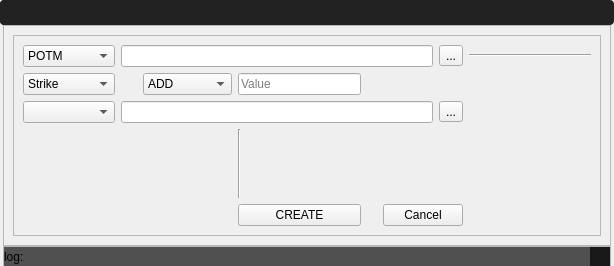
<?xml version="1.0" encoding="UTF-8"?>
<ui version="4.0">
 <class>MainWindow</class>
 <widget class="QMainWindow" name="MainWindow">
  <property name="geometry">
   <rect>
    <x>0</x>
    <y>0</y>
    <width>614</width>
    <height>266</height>
   </rect>
  </property>
  <property name="windowTitle">
   <string>MainWindow</string>
  </property>
  <property name="dockOptions">
   <set>QMainWindow::AllowNestedDocks|QMainWindow::AllowTabbedDocks|QMainWindow::AnimatedDocks|QMainWindow::ForceTabbedDocks|QMainWindow::GroupedDragging|QMainWindow::VerticalTabs</set>
  </property>
  <widget class="QWidget" name="centralwidget">
   <layout class="QGridLayout" name="gridLayout">
    <property name="leftMargin">
     <number>0</number>
    </property>
    <property name="topMargin">
     <number>0</number>
    </property>
    <property name="rightMargin">
     <number>0</number>
    </property>
    <property name="bottomMargin">
     <number>0</number>
    </property>
    <property name="horizontalSpacing">
     <number>3</number>
    </property>
    <property name="verticalSpacing">
     <number>0</number>
    </property>
    <item row="0" column="0" colspan="3">
     <widget class="QFrame" name="headerFrame">
      <property name="sizePolicy">
       <sizepolicy hsizetype="Expanding" vsizetype="Maximum">
        <horstretch>0</horstretch>
        <verstretch>0</verstretch>
       </sizepolicy>
      </property>
      <property name="minimumSize">
       <size>
        <width>0</width>
        <height>0</height>
       </size>
      </property>
      <property name="styleSheet">
       <string notr="true">/* (dot) .QFrame  fix #141, #126, #123 */
.QFrame {
background-color: #222222;
  border-radius: 4px;
  border: 0px solid transparent;

  /* No frame */
  /* HLine */
  /* HLine */
}

.QFrame[frameShape=&quot;0&quot;] {
  border-radius: 4px;
  border: 1px transparent #2d2d2d;
}

.QFrame[frameShape=&quot;4&quot;] {
  max-height: 2px;
  border: none;
  background-color: #2d2d2d;
}

.QFrame[frameShape=&quot;5&quot;] {
  max-width: 2px;
  border: none;
  background-color: #2d2d2d;
}

</string>
      </property>
      <property name="frameShape">
       <enum>QFrame::Box</enum>
      </property>
      <property name="frameShadow">
       <enum>QFrame::Sunken</enum>
      </property>
      <layout class="QGridLayout" name="gridLayout_6">
       <property name="leftMargin">
        <number>0</number>
       </property>
       <property name="topMargin">
        <number>0</number>
       </property>
       <property name="rightMargin">
        <number>0</number>
       </property>
       <property name="bottomMargin">
        <number>0</number>
       </property>
       <property name="spacing">
        <number>0</number>
       </property>
       <item row="0" column="2" alignment="Qt::AlignRight|Qt::AlignTop">
        <widget class="QFrame" name="btnframe_3">
         <property name="sizePolicy">
          <sizepolicy hsizetype="Expanding" vsizetype="Expanding">
           <horstretch>0</horstretch>
           <verstretch>0</verstretch>
          </sizepolicy>
         </property>
         <property name="minimumSize">
          <size>
           <width>0</width>
           <height>25</height>
          </size>
         </property>
         <property name="maximumSize">
          <size>
           <width>16777215</width>
           <height>25</height>
          </size>
         </property>
         <property name="styleSheet">
          <string notr="true">background-color: transparent;</string>
         </property>
         <property name="frameShape">
          <enum>QFrame::StyledPanel</enum>
         </property>
         <property name="frameShadow">
          <enum>QFrame::Raised</enum>
         </property>
         <layout class="QHBoxLayout" name="horizontalLayout_3">
          <property name="spacing">
           <number>0</number>
          </property>
          <property name="leftMargin">
           <number>0</number>
          </property>
          <property name="topMargin">
           <number>0</number>
          </property>
          <property name="rightMargin">
           <number>0</number>
          </property>
          <property name="bottomMargin">
           <number>0</number>
          </property>
          <item>
           <widget class="QPushButton" name="bt_min_3">
            <property name="sizePolicy">
             <sizepolicy hsizetype="Expanding" vsizetype="Expanding">
              <horstretch>0</horstretch>
              <verstretch>0</verstretch>
             </sizepolicy>
            </property>
            <property name="minimumSize">
             <size>
              <width>35</width>
              <height>25</height>
             </size>
            </property>
            <property name="maximumSize">
             <size>
              <width>35</width>
              <height>25</height>
             </size>
            </property>
            <property name="styleSheet">
             <string notr="true">QPushButton {
  background-color: transparent;
  border: 1px solid transparent;

}
QPushButton:hover {
  background-color: #148CD2;    
}
</string>
            </property>
            <property name="text">
             <string/>
            </property>
            <property name="icon">
             <iconset resource="C:/Users/HP/Desktop/Autotrader-Reborn2.1/Resourses/icons/icons.qrc">
              <normaloff>:/icon1/minus.svg</normaloff>:/icon1/minus.svg</iconset>
            </property>
            <property name="iconSize">
             <size>
              <width>15</width>
              <height>15</height>
             </size>
            </property>
           </widget>
          </item>
          <item>
           <widget class="QPushButton" name="bt_close_3">
            <property name="sizePolicy">
             <sizepolicy hsizetype="Maximum" vsizetype="Maximum">
              <horstretch>0</horstretch>
              <verstretch>0</verstretch>
             </sizepolicy>
            </property>
            <property name="minimumSize">
             <size>
              <width>35</width>
              <height>25</height>
             </size>
            </property>
            <property name="maximumSize">
             <size>
              <width>35</width>
              <height>25</height>
             </size>
            </property>
            <property name="styleSheet">
             <string notr="true">QPushButton {
  background-color: transparent;
  border: 1px solid transparent;

}
QPushButton:hover {
  background-color: #148CD2;    
}
</string>
            </property>
            <property name="text">
             <string/>
            </property>
            <property name="icon">
             <iconset resource="C:/Users/HP/Desktop/Autotrader-Reborn2.1/Resourses/icons/icons.qrc">
              <normaloff>:/icon1/x.svg</normaloff>:/icon1/x.svg</iconset>
            </property>
            <property name="iconSize">
             <size>
              <width>15</width>
              <height>15</height>
             </size>
            </property>
           </widget>
          </item>
         </layout>
        </widget>
       </item>
       <item row="0" column="1">
        <widget class="QFrame" name="frame_4">
         <property name="sizePolicy">
          <sizepolicy hsizetype="Expanding" vsizetype="Preferred">
           <horstretch>0</horstretch>
           <verstretch>0</verstretch>
          </sizepolicy>
         </property>
         <property name="minimumSize">
          <size>
           <width>0</width>
           <height>25</height>
          </size>
         </property>
         <property name="maximumSize">
          <size>
           <width>16777215</width>
           <height>25</height>
          </size>
         </property>
         <property name="frameShape">
          <enum>QFrame::StyledPanel</enum>
         </property>
         <property name="frameShadow">
          <enum>QFrame::Raised</enum>
         </property>
        </widget>
       </item>
      </layout>
     </widget>
    </item>
    <item row="1" column="1">
     <widget class="QFrame" name="mainFrame">
      <property name="sizePolicy">
       <sizepolicy hsizetype="Expanding" vsizetype="Expanding">
        <horstretch>0</horstretch>
        <verstretch>0</verstretch>
       </sizepolicy>
      </property>
      <property name="frameShape">
       <enum>QFrame::StyledPanel</enum>
      </property>
      <property name="frameShadow">
       <enum>QFrame::Raised</enum>
      </property>
      <layout class="QGridLayout" name="gridLayout_2">
       <item row="0" column="0">
        <widget class="QFrame" name="fMasters">
         <property name="maximumSize">
          <size>
           <width>16777215</width>
           <height>16777215</height>
          </size>
         </property>
         <property name="frameShape">
          <enum>QFrame::StyledPanel</enum>
         </property>
         <property name="frameShadow">
          <enum>QFrame::Raised</enum>
         </property>
         <layout class="QGridLayout" name="gridLayout_3">
          <item row="1" column="0">
           <widget class="QComboBox" name="cbcolumn">
            <item>
             <property name="text">
              <string>Strike</string>
             </property>
            </item>
            <item>
             <property name="text">
              <string>Symbol</string>
             </property>
            </item>
            <item>
             <property name="text">
              <string>Expiry</string>
             </property>
            </item>
           </widget>
          </item>
          <item row="1" column="5">
           <widget class="Line" name="line_2">
            <property name="minimumSize">
             <size>
              <width>10</width>
              <height>0</height>
             </size>
            </property>
            <property name="maximumSize">
             <size>
              <width>25</width>
              <height>16777215</height>
             </size>
            </property>
            <property name="styleSheet">
             <string notr="true">background-color:transparent
</string>
            </property>
            <property name="orientation">
             <enum>Qt::Horizontal</enum>
            </property>
           </widget>
          </item>
          <item row="2" column="1" colspan="6">
           <widget class="QLineEdit" name="leoutput"/>
          </item>
          <item row="1" column="3">
           <widget class="QComboBox" name="cbtype">
            <item>
             <property name="text">
              <string>ADD</string>
             </property>
            </item>
            <item>
             <property name="text">
              <string>SUB</string>
             </property>
            </item>
            <item>
             <property name="text">
              <string>MULTIPLY</string>
             </property>
            </item>
            <item>
             <property name="text">
              <string>DIVIDE</string>
             </property>
            </item>
           </widget>
          </item>
          <item row="0" column="1" colspan="6">
           <widget class="QLineEdit" name="leinput"/>
          </item>
          <item row="1" column="2">
           <widget class="Line" name="line">
            <property name="minimumSize">
             <size>
              <width>10</width>
              <height>0</height>
             </size>
            </property>
            <property name="maximumSize">
             <size>
              <width>25</width>
              <height>16777215</height>
             </size>
            </property>
            <property name="styleSheet">
             <string notr="true">background-color:transparent
</string>
            </property>
            <property name="orientation">
             <enum>Qt::Horizontal</enum>
            </property>
           </widget>
          </item>
          <item row="2" column="0">
           <widget class="QComboBox" name="cboutput"/>
          </item>
          <item row="1" column="4">
           <widget class="QLineEdit" name="levalue">
            <property name="text">
             <string/>
            </property>
            <property name="placeholderText">
             <string>Value</string>
            </property>
           </widget>
          </item>
          <item row="0" column="7">
           <widget class="QToolButton" name="tbinput">
            <property name="text">
             <string>...</string>
            </property>
           </widget>
          </item>
          <item row="0" column="0">
           <widget class="QComboBox" name="cbinput">
            <item>
             <property name="text">
              <string>POTM</string>
             </property>
            </item>
            <item>
             <property name="text">
              <string>OPEN POS</string>
             </property>
            </item>
           </widget>
          </item>
          <item row="2" column="7">
           <widget class="QToolButton" name="tboutput">
            <property name="text">
             <string>...</string>
            </property>
           </widget>
          </item>
          <item row="4" column="4">
           <widget class="QPushButton" name="pbcreate">
            <property name="sizePolicy">
             <sizepolicy hsizetype="Minimum" vsizetype="Preferred">
              <horstretch>0</horstretch>
              <verstretch>0</verstretch>
             </sizepolicy>
            </property>
            <property name="maximumSize">
             <size>
              <width>150</width>
              <height>16777215</height>
             </size>
            </property>
            <property name="text">
             <string>CREATE</string>
            </property>
           </widget>
          </item>
          <item row="4" column="5">
           <widget class="Line" name="line_8">
            <property name="minimumSize">
             <size>
              <width>10</width>
              <height>0</height>
             </size>
            </property>
            <property name="maximumSize">
             <size>
              <width>25</width>
              <height>16777215</height>
             </size>
            </property>
            <property name="styleSheet">
             <string notr="true">background-color:transparent
</string>
            </property>
            <property name="orientation">
             <enum>Qt::Horizontal</enum>
            </property>
           </widget>
          </item>
          <item row="0" column="8">
           <widget class="Line" name="line_14">
            <property name="sizePolicy">
             <sizepolicy hsizetype="Expanding" vsizetype="Fixed">
              <horstretch>0</horstretch>
              <verstretch>0</verstretch>
             </sizepolicy>
            </property>
            <property name="orientation">
             <enum>Qt::Horizontal</enum>
            </property>
           </widget>
          </item>
          <item row="3" column="4">
           <widget class="Line" name="line_13">
            <property name="sizePolicy">
             <sizepolicy hsizetype="Fixed" vsizetype="Expanding">
              <horstretch>0</horstretch>
              <verstretch>0</verstretch>
             </sizepolicy>
            </property>
            <property name="orientation">
             <enum>Qt::Vertical</enum>
            </property>
           </widget>
          </item>
          <item row="4" column="6" colspan="2">
           <widget class="QPushButton" name="pbcancel">
            <property name="sizePolicy">
             <sizepolicy hsizetype="Minimum" vsizetype="Preferred">
              <horstretch>0</horstretch>
              <verstretch>0</verstretch>
             </sizepolicy>
            </property>
            <property name="maximumSize">
             <size>
              <width>150</width>
              <height>16777215</height>
             </size>
            </property>
            <property name="text">
             <string>Cancel</string>
            </property>
           </widget>
          </item>
         </layout>
        </widget>
       </item>
      </layout>
     </widget>
    </item>
    <item row="2" column="1">
     <widget class="QFrame" name="StatusBar">
      <property name="minimumSize">
       <size>
        <width>0</width>
        <height>20</height>
       </size>
      </property>
      <property name="maximumSize">
       <size>
        <width>16777215</width>
        <height>20</height>
       </size>
      </property>
      <property name="frameShape">
       <enum>QFrame::StyledPanel</enum>
      </property>
      <property name="frameShadow">
       <enum>QFrame::Raised</enum>
      </property>
      <layout class="QGridLayout" name="gridLayout_7">
       <property name="leftMargin">
        <number>0</number>
       </property>
       <property name="topMargin">
        <number>0</number>
       </property>
       <property name="rightMargin">
        <number>0</number>
       </property>
       <property name="bottomMargin">
        <number>0</number>
       </property>
       <property name="spacing">
        <number>0</number>
       </property>
       <item row="0" column="0">
        <widget class="QLabel" name="label">
         <property name="minimumSize">
          <size>
           <width>0</width>
           <height>20</height>
          </size>
         </property>
         <property name="styleSheet">
          <string notr="true">background-color: rgb(80, 80, 80);
  border-radius: 0
px;</string>
         </property>
         <property name="text">
          <string>log:</string>
         </property>
         <property name="wordWrap">
          <bool>true</bool>
         </property>
        </widget>
       </item>
       <item row="0" column="1">
        <widget class="QFrame" name="gripFolio">
         <property name="minimumSize">
          <size>
           <width>0</width>
           <height>20</height>
          </size>
         </property>
         <property name="maximumSize">
          <size>
           <width>20</width>
           <height>20</height>
          </size>
         </property>
         <property name="styleSheet">
          <string notr="true">background-color: rgb(25,25,25);
  border-radius: 0px;</string>
         </property>
         <property name="frameShape">
          <enum>QFrame::StyledPanel</enum>
         </property>
         <property name="frameShadow">
          <enum>QFrame::Raised</enum>
         </property>
         <property name="lineWidth">
          <number>0</number>
         </property>
        </widget>
       </item>
      </layout>
     </widget>
    </item>
   </layout>
  </widget>
 </widget>
 <resources>
  <include location="C:/Users/HP/Desktop/Autotrader-Reborn2.1/Resourses/icons/icons.qrc"/>
 </resources>
 <connections/>
</ui>
